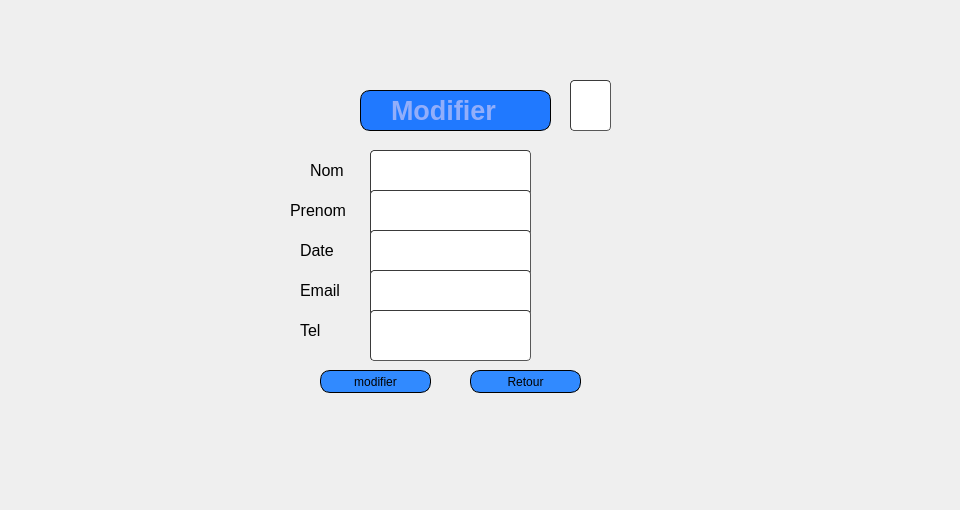
       <widget class="QWidget" name="page_9">
        <widget class="QLabel" name="label_14">
         <property name="geometry">
          <rect>
           <x>0</x>
           <y>0</y>
           <width>951</width>
           <height>501</height>
          </rect>
         </property>
         <property name="text">
          <string/>
         </property>
         <property name="pixmap">
          <pixmap resource="qt.qrc">:/new/prefix1/icons/haya.png</pixmap>
         </property>
        </widget>
        <widget class="QLabel" name="label_15">
         <property name="geometry">
          <rect>
           <x>260</x>
           <y>80</y>
           <width>401</width>
           <height>351</height>
          </rect>
         </property>
         <property name="text">
          <string/>
         </property>
         <property name="pixmap">
          <pixmap resource="qt.qrc">:/new/prefix1/icons/imf.jpg</pixmap>
         </property>
        </widget>
        <widget class="QLabel" name="label_91">
         <property name="geometry">
          <rect>
           <x>360</x>
           <y>90</y>
           <width>191</width>
           <height>41</height>
          </rect>
         </property>
         <property name="font">
          <font>
           <family>Arial</family>
           <pointsize>20</pointsize>
           <weight>75</weight>
           <italic>false</italic>
           <bold>true</bold>
          </font>
         </property>
         <property name="styleSheet">
          <string notr="true">border: 1px solid black;
background-color: rgb(32, 121, 255);
color: rgb(146, 174, 250);
border-radius: 10px;
padding: 0 8px;

font: bold, &quot;Arial&quot;;;
text-align:center;</string>
         </property>
         <property name="text">
          <string>  Modifier </string>
         </property>
        </widget>
        <widget class="QLineEdit" name="nom_modif_en">
         <property name="geometry">
          <rect>
           <x>370</x>
           <y>150</y>
           <width>161</width>
           <height>51</height>
          </rect>
         </property>
         <property name="styleSheet">
          <string notr="true">	border-width: 1px; border-radius: 4px;
	border-color: rgb(58, 58, 58);
	border-style: inset;
	padding: 0 8px;


	selection-color: rgb(60, 63, 65);</string>
         </property>
        </widget>
        <widget class="QLineEdit" name="prenom_modif_en">
         <property name="geometry">
          <rect>
           <x>370</x>
           <y>190</y>
           <width>161</width>
           <height>51</height>
          </rect>
         </property>
         <property name="styleSheet">
          <string notr="true">	border-width: 1px; border-radius: 4px;
	border-color: rgb(58, 58, 58);
	border-style: inset;
	padding: 0 8px;


	selection-color: rgb(60, 63, 65);</string>
         </property>
        </widget>
        <widget class="QLineEdit" name="dat_modif_en">
         <property name="geometry">
          <rect>
           <x>370</x>
           <y>230</y>
           <width>161</width>
           <height>51</height>
          </rect>
         </property>
         <property name="styleSheet">
          <string notr="true">	border-width: 1px; border-radius: 4px;
	border-color: rgb(58, 58, 58);
	border-style: inset;
	padding: 0 8px;


	selection-color: rgb(60, 63, 65);</string>
         </property>
        </widget>
        <widget class="QLineEdit" name="email_modif_e">
         <property name="geometry">
          <rect>
           <x>370</x>
           <y>270</y>
           <width>161</width>
           <height>51</height>
          </rect>
         </property>
         <property name="styleSheet">
          <string notr="true">	border-width: 1px; border-radius: 4px;
	border-color: rgb(58, 58, 58);
	border-style: inset;
	padding: 0 8px;


	selection-color: rgb(60, 63, 65);</string>
         </property>
        </widget>
        <widget class="QLineEdit" name="tel_modif_en">
         <property name="geometry">
          <rect>
           <x>370</x>
           <y>310</y>
           <width>161</width>
           <height>51</height>
          </rect>
         </property>
         <property name="styleSheet">
          <string notr="true">	border-width: 1px; border-radius: 4px;
	border-color: rgb(58, 58, 58);
	border-style: inset;
	padding: 0 8px;


	selection-color: rgb(60, 63, 65);</string>
         </property>
        </widget>
        <widget class="QLineEdit" name="id_modif_en">
         <property name="geometry">
          <rect>
           <x>570</x>
           <y>80</y>
           <width>41</width>
           <height>51</height>
          </rect>
         </property>
         <property name="styleSheet">
          <string notr="true">	border-width: 1px; border-radius: 4px;
	border-color: rgb(58, 58, 58);
	border-style: inset;
	padding: 0 8px;


	selection-color: rgb(60, 63, 65);</string>
         </property>
        </widget>
        <widget class="QPushButton" name="modifier_e">
         <property name="geometry">
          <rect>
           <x>320</x>
           <y>370</y>
           <width>111</width>
           <height>23</height>
          </rect>
         </property>
         <property name="styleSheet">
          <string notr="true">	border: 1px solid black;
border-radius: 10px;
padding: 0 8px;
background: #318aff;
font: bold, &quot;Arial&quot;;;
text-align:center;
</string>
         </property>
         <property name="text">
          <string>modifier</string>
         </property>
         <property name="icon">
          <iconset resource="projet.qrc">
           <normaloff>:/new/prefix1/icons/icons8_checkmark_96px.png</normaloff>:/new/prefix1/icons/icons8_checkmark_96px.png</iconset>
         </property>
        </widget>
        <widget class="QPushButton" name="Annuler_e">
         <property name="geometry">
          <rect>
           <x>470</x>
           <y>370</y>
           <width>111</width>
           <height>23</height>
          </rect>
         </property>
         <property name="styleSheet">
          <string notr="true">	border: 1px solid black;
border-radius: 10px;
padding: 0 8px;
background: #318aff;
font: bold, &quot;Arial&quot;;;
text-align:center;
</string>
         </property>
         <property name="text">
          <string>Retour</string>
         </property>
         <property name="icon">
          <iconset resource="projet.qrc">
           <normaloff>:/new/prefix1/icons/icons8_back_to_200px.png</normaloff>:/new/prefix1/icons/icons8_back_to_200px.png</iconset>
         </property>
        </widget>
        <widget class="QLabel" name="label_76">
         <property name="geometry">
          <rect>
           <x>310</x>
           <y>160</y>
           <width>51</width>
           <height>20</height>
          </rect>
         </property>
         <property name="font">
          <font>
           <family>Arial</family>
           <pointsize>12</pointsize>
          </font>
         </property>
         <property name="text">
          <string>Nom</string>
         </property>
        </widget>
        <widget class="QLabel" name="label_77">
         <property name="geometry">
          <rect>
           <x>290</x>
           <y>200</y>
           <width>71</width>
           <height>20</height>
          </rect>
         </property>
         <property name="font">
          <font>
           <family>Arial</family>
           <pointsize>12</pointsize>
          </font>
         </property>
         <property name="text">
          <string>Prenom</string>
         </property>
        </widget>
        <widget class="QLabel" name="label_79">
         <property name="geometry">
          <rect>
           <x>300</x>
           <y>240</y>
           <width>61</width>
           <height>20</height>
          </rect>
         </property>
         <property name="font">
          <font>
           <family>Arial</family>
           <pointsize>12</pointsize>
          </font>
         </property>
         <property name="text">
          <string>Date</string>
         </property>
        </widget>
        <widget class="QLabel" name="label_80">
         <property name="geometry">
          <rect>
           <x>300</x>
           <y>280</y>
           <width>61</width>
           <height>20</height>
          </rect>
         </property>
         <property name="font">
          <font>
           <family>Arial</family>
           <pointsize>12</pointsize>
          </font>
         </property>
         <property name="text">
          <string>Email</string>
         </property>
        </widget>
        <widget class="QLabel" name="label_81">
         <property name="geometry">
          <rect>
           <x>300</x>
           <y>320</y>
           <width>61</width>
           <height>20</height>
          </rect>
         </property>
         <property name="font">
          <font>
           <family>Arial</family>
           <pointsize>12</pointsize>
          </font>
         </property>
         <property name="text">
          <string>Tel</string>
         </property>
        </widget>
       </widget>
